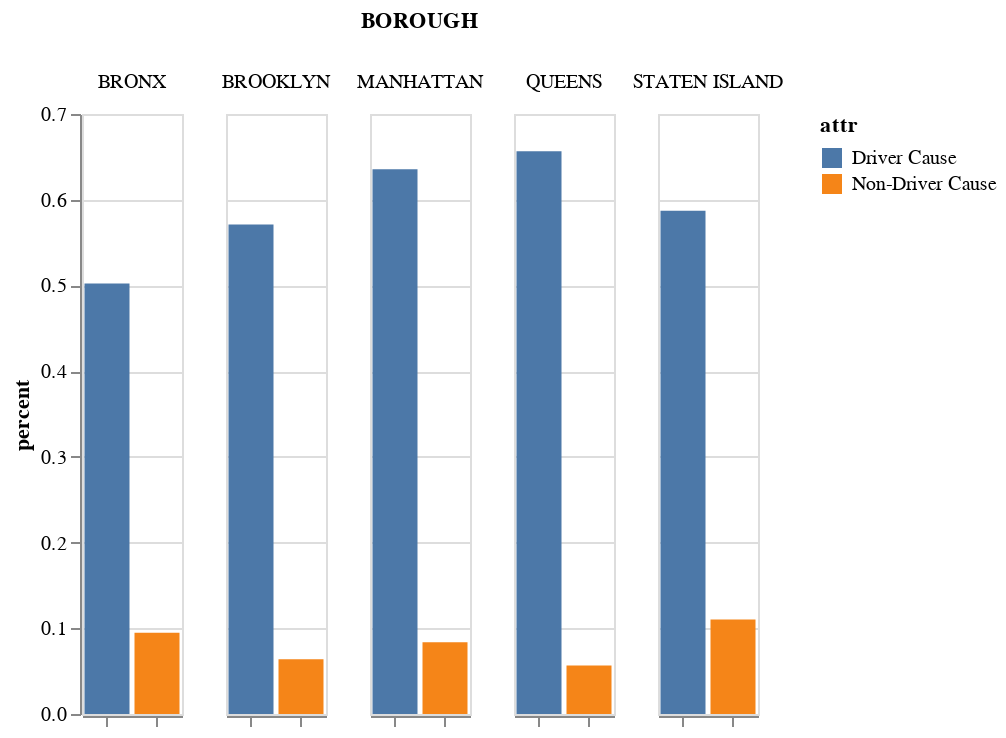

This figure's notebook cell:
### Markdown cell above
### We like to show the ratio comparison of the crashes caused by driver's and non-driver's by different burough

### Code cell
alt.Chart(test_pattern).mark_bar().encode(
    column = 'BOROUGH',
    x = alt.X('attr:N',axis=alt.Axis(title=None, labels=False)),
    y = alt.Y('percent:Q'),
    #alt.Column('attr:O'),
    color='attr:N'
).properties(
    height = 300,
    width = 50
)

### Figure 1 — Vega-Lite specification as saved in the notebook (floating-point values rounded to 4 significant figures)
{"config": {"view": {"width": 400, "height": 300}, "mark": {"tooltip": null}}, "data": {"name": "data-886fed1a28ac57c84f880969e7e24543"}, "mark": "bar", "encoding": {"color": {"type": "nominal", "field": "attr"}, "column": {"type": "nominal", "field": "BOROUGH"}, "x": {"type": "nominal", "axis": {"labels": false, "title": null}, "field": "attr"}, "y": {"type": "quantitative", "field": "percent"}}, "height": 300, "width": 50, "$schema": "https://vega.github.io/schema/vega-lite/v3.3.0.json", "datasets": {"data-886fed1a28ac57c84f880969e7e24543": [{"BOROUGH": "BRONX", "dc1": 12494, "count_borough_dc": 24880, "percent": 0.5022, "borough_id": 4, "attr": "Driver Cause", "pc1": null, "count_borough_pc": null}, {"BOROUGH": "BROOKLYN", "dc1": 29051, "count_borough_dc": 50878, "percent": 0.571, "borough_id": 2, "attr": "Driver Cause", "pc1": null, "count_borough_pc": null}, {"BOROUGH": "MANHATTAN", "dc1": 20394, "count_borough_dc": 32088, "percent": 0.6356, "borough_id": 3, "attr": "Driver Cause", "pc1": null, "count_borough_pc": null}, {"BOROUGH": "QUEENS", "dc1": 29526, "count_borough_dc": 44964, "percent": 0.6567, "borough_id": 1, "attr": "Driver Cause", "pc1": null, "count_borough_pc": null}, {"BOROUGH": "STATEN ISLAND", "dc1": 2847, "count_borough_dc": 4848, "percent": 0.5873, "borough_id": 0, "attr": "Driver Cause", "pc1": null, "count_borough_pc": null}, {"BOROUGH": "BRONX", "dc1": null, "count_borough_dc": null, "percent": 0.09494, "borough_id": 4, "attr": "Non-Driver Cause", "pc1": 2362, "count_borough_pc": 24880}, {"BOROUGH": "BROOKLYN", "dc1": null, "count_borough_dc": null, "percent": 0.06374, "borough_id": 2, "attr": "Non-Driver Cause", "pc1": 3243, "count_borough_pc": 50878}, {"BOROUGH": "MANHATTAN", "dc1": null, "count_borough_dc": null, "percent": 0.08371, "borough_id": 3, "attr": "Non-Driver Cause", "pc1": 2686, "count_borough_pc": 32088}, {"BOROUGH": "QUEENS", "dc1": null, "count_borough_dc": null, "percent": 0.05645, "borough_id": 1, "attr": "Non-Driver Cause", "pc1": 2538, "count_borough_pc": 44964}, {"BOROUGH": "STATEN ISLAND", "dc1": null, "count_borough_dc": null, "percent": 0.1101, "borough_id": 0, "attr": "Non-Driver Cause", "pc1": 534, "count_borough_pc": 4848}]}}
